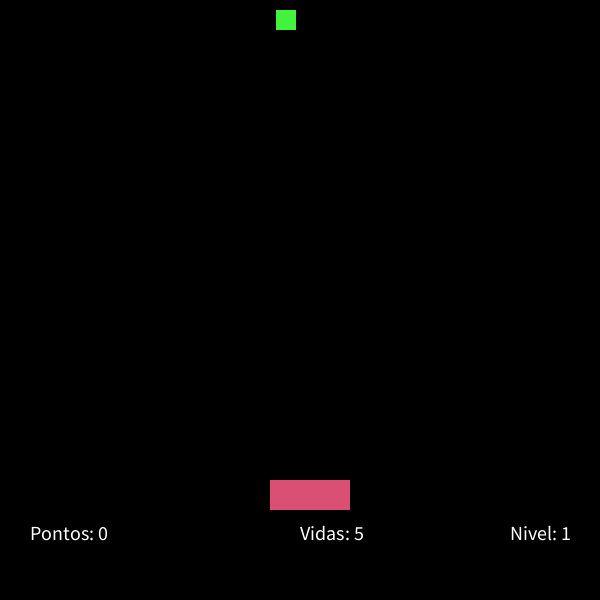
Frame 1 (no input)
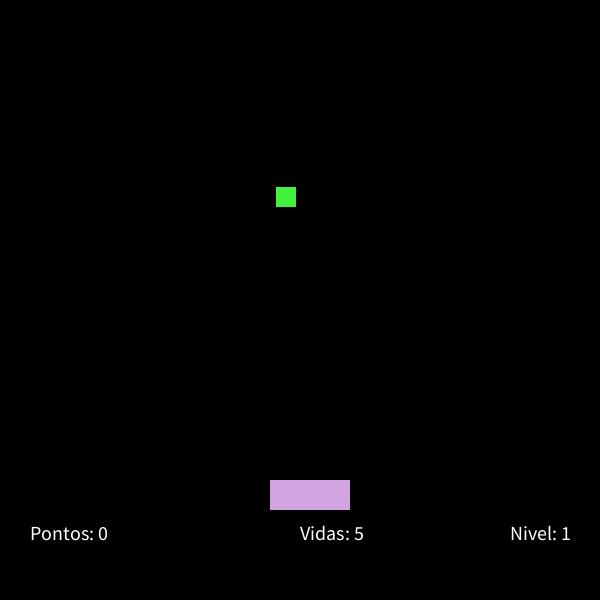
Frame 60 (the mouse pressed at the canvas centre just before this capture)
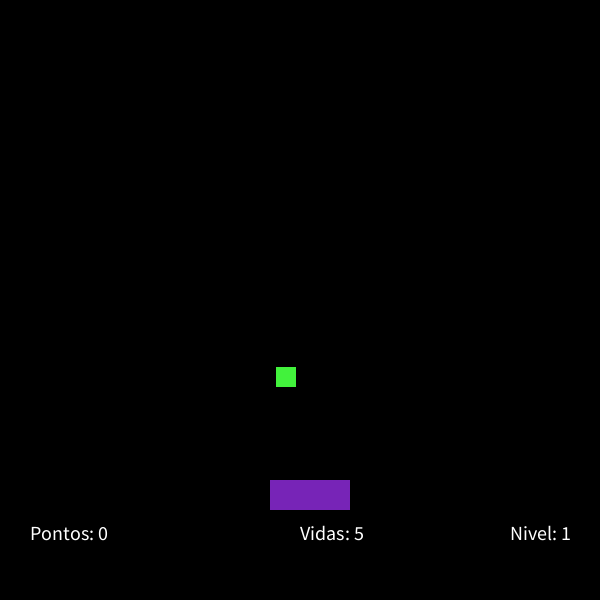
Frame 120 (the mouse held since frame 60 and released just before this capture)

The Processing sketch that drew these frames (run headless with seeded random() and noise(); from frame 60 on, the mouse is pressed at the canvas centre):

// Processing sketch: processing_157478
// ── processing_157478.pde

int x, y, larg, alt;
int count = 0;

float vel=3;

int pontos=0;
int somaPontos=1;

int vidas=5;

int nivel=1;
int contNivel=0;


Boolean estado, estadoDown;


Boolean fimJogo=false;

Bala b1;

void setup()
{
  //size(displayWidth, displayHeight);

  size(600,600);

  noStroke();
  frameRate(60);
  noCursor();

  x=(width/2)-30;
  y=(int)(height-(height*0.2));
  larg=80;
  alt=30;

  b1=new Bala((int)random(50, 400), 10, y, alt);
}

void draw()
{

  if (!fimJogo)
  {

    background(0);

    textSize(20);
    fill(255);
    text("Pontos: " + pontos, (width-(width*0.95)), (height-(height*0.1)));
    text("Vidas: " + vidas, (width-(width*0.50)), (height-(height*0.1)));
    text("Nivel: " + nivel, (width-(width*0.15)), (height-(height*0.1)));

    fill(random(255),random(255),random(255));
    rect(x, y, larg, alt);
    
    
    b1.display();
    b1.mover(vel);
    estado=b1.check(x, larg);

    if (estado)
    {
      pontos=pontos+somaPontos;
      contNivel=contNivel+1;

      if (contNivel==5)
      {
        nivel=nivel+1;
        vel=vel+0.5;
        contNivel=0;
      }
    }

    estadoDown=b1.checkDownTra(y);

    if (estadoDown)
    {
      vidas--;
      if(vidas<0)
      {
        fimJogo=true;
      }
    }
  }
  
  else
  {
    textSize(width*0.1);
    fill(255);
    text("GAME OVER!",(width-(width*0.80)),height*0.5);
    textSize(width*0.025);
    text("Pressione ENTER para jogar e ESC para sair!",(width-(width*0.75)),height*0.55);
    
    if(keyPressed)
    {
      if(key == 10) //pressionar a tecla enter (keyascii enter=10)
      {
        fimJogo=false;
        pontos=0;
        vidas=5;
        nivel=0;
        contNivel=0;
        vel=3;
      }
    }
    
  }
}

/*boolean sketchFullScreen() {
  return true;
}*/


class Bala
{
  float x; //posicao gerada aletoria para o x do novo elemento bala
  float y; // posicao inicial do y do novo elemento
  float posYTra; //obtem a posicao do y do traco inferior
  float altTra; // obtem a altura do traco inferior
  
  int[] cor = new int[3];
  
  Bala(int _x, int _y, int _posTra, int _altTra)
  {
    x=_x;
    y=_y;
    posYTra=_posTra;
    altTra=_altTra;
    
    for(int i=0;i<3;i++)
    {
      cor[i]=(int)random(255);
    }
    
  }
  
  void mover(float vel)
  {
    y=y+vel;
  }
  
  void display()
  {
    fill(cor[0],cor[1],cor[2]);
    rect(x,y,20,20);
    
  }
  
  Boolean check(int xPosTra, int larTra)
  {
    Boolean estado=false;
    
    if(y>=posYTra && y<=posYTra+altTra && x>=xPosTra && x<=xPosTra+larTra)
    {
      y=0;
      
      for(int i=0;i<3;i++)
      {
        cor[i]=(int)random(255);
      }
      
      x=random(50,400);
      estado=true;
    }
    else
    {
      estado=false;
    }
    
    return estado;
  }
  
  Boolean checkDownTra(int yPosTra)
  {
    Boolean estado=false;
    
    if(y>yPosTra+altTra+1)
    {
      y=0;
      
      for(int i=0;i<3;i++)
      {
        cor[i]=(int)random(255);
      }
      
      x=random(50,400);
      estado=true;
    }
    else
    {
      estado=false;
    }
    
    return estado;
  }
  
}
void mouseMoved()
{
  if(mouseX>0 && mouseX<width-larg)
  {
    x=mouseX;
  }
}
